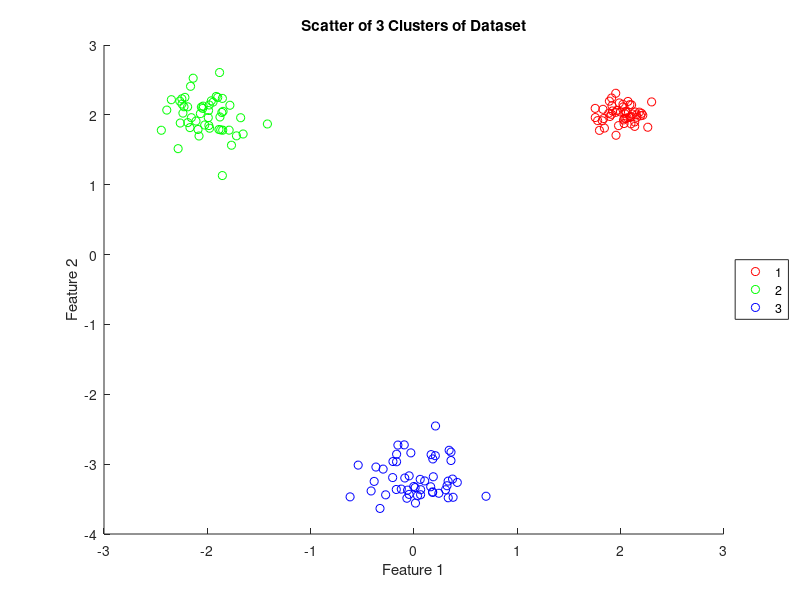

This figure's MATLAB source: (Note: this script raises an error after producing the figure.)
% EC 414 - HW 4 - Spring 2020
% K-Means starter code
%Xinyuan Zhao

clear, clc, close all,

%% Generate Gaussian data (4.2a):
% Add code below:
R1 = mvnrnd([2;2],0.02*eye(2),50);
R2 = mvnrnd([-2;2],0.05*eye(2),50);
R3 = mvnrnd([0;-3.25],0.07*eye(2),50);
scatter(R1(:,1),R1(:,2),'r');
xlabel('Feature 1');
ylabel('Feature 2');
title('Scatter of 3 Clusters of Dataset');

hold on
scatter(R2(:,1),R2(:,2),'g');
scatter(R3(:,1),R3(:,2),'b');
legend('1','2','3','location','EastOutside');
hold off


%% Generate NBA data: (4.2e)
% Add code below:
[num,txt,raw] = xlsread('NBA_stats_2018_2019');
MPG = num(:,2);
PPG = num(:,4);
figure
scatter(MPG,PPG);
xlabel('MPG');
ylabel('PPG');
title('Scatter PPG Against MPG for NBA Players');
% HINT: readmatrix might be useful here

%% Problem 4.2(f): Generate Concentric Rings Dataset using
% sample_circle.m provided to you in the HW 4 folder on Blackboard.
[data_cc ,label_cc] = sample_circle( 3, [500;500;500] );
figure
gscatter(data_cc(:,1),data_cc(:,2),label_cc(:),'rgb');
xlabel('Feature X');
ylabel('Feature Y');
title('Scatter of Concentric Data');
%% K-Means implementation (4.2a)
% Add code below
DATA = [R1;R2;R3];
K = 3;
MU_init = [3,3;-4,-1;2,-4];

MU_previous = MU_init;
MU_current = MU_init;

% initializations
labels = ones(length(DATA),1);
converged = 0;
iteration = 0;
convergence_threshold = 0.025;
%Run k-means
while (converged==0)
    iteration = iteration + 1;
    fprintf('Iteration: %d\n',iteration)

    % CODE - Assignment Step - Assign each data observation to the cluster with the nearest mean:
    % Write code below here:
    d =[];
    for i = 1:K
        u = [MU_init(i,1),MU_init(i,2)].*ones(length(DATA),2);
        dtoi = (DATA(:,1)-u(:,1)).^2 + (DATA(:,2)-u(:,2)).^2;
        d = [d,dtoi];
    end
    
    [dd,ii] = min(d,[],2);
    labels = ii';
        
    % CODE - Mean Updating - Update the cluster means
    % Write code below here:
    MU_previous = MU_current;
    clusters = zeros(K,2);
    for z = 1:K
        c = zeros(K);
        for j = 1:length(labels)
            if labels(j) == z
                clusters(z,1) = clusters(z,1)+DATA(j,1);
                clusters(z,2) = clusters(z,2)+DATA(j,2);
                c(z) = c(z)+1;
               
            end
        end
        clusters(z,1) = clusters(z,1)/c(z);
        clusters(z,2) = clusters(z,2)/c(z);
    end
    MU_current = clusters;

            
            
    %CODE 4 - Check for convergence 
    % Write code below here:
    conv = mean(mean(MU_current-MU_previous));
    if (conv < convergence_threshold)
        converged=1;
    end
    
    % CODE 5 - Plot clustering results if converged:
    % Write code below here:
    if (converged == 1)
        fprintf('\nConverged.\n')
        
        figure
        gscatter(DATA(:,1),DATA(:,2),labels','rgb');
        xlabel('Feature 1');
        ylabel('Feature 2');
        title('Scatter Dataset Tested by K-means');
        legend('1','2','3','location','EastOutside');
        
        
        %If converged, get WCSS metric
        % Add code below
        D_wcss=zeros(1,K);
        for i2 = 1:K
            for j2 = 1:length(labels)
                if labels(j2) == i2
                    D_wcss(1,i2) = D_wcss(1,i2)+((DATA(j2,1)-MU_current(i2,1)).^2 ... 
                        + (DATA(j2,2)-MU_current(i2,2)).^2);

                end
            end
        end
        
        WCSS = sum(D_wcss);
    end
end
    
    %%%%%%%%%%%%%%%%%%%%%%%%%%%%%%%%%%%%%%%%%%%%%%%%

%% Check different Initialization (4.2b)
% Add code below
MU_init = [-0.14,2.61;3.15,-0.84;-3.28,-1.58];

MU_previous = MU_init;
MU_current = MU_init;

% initializations
labels = ones(length(DATA),1);
converged = 0;
iteration = 0;
convergence_threshold = 0.025;
%Run k-means
while (converged==0)
    iteration = iteration + 1;
    fprintf('Iteration: %d\n',iteration)

    % CODE - Assignment Step - Assign each data observation to the cluster with the nearest mean:
    % Write code below here:
    d =[];
    for i = 1:K
        u = [MU_init(i,1),MU_init(i,2)].*ones(length(DATA),2);
        dtoi = (DATA(:,1)-u(:,1)).^2 + (DATA(:,2)-u(:,2)).^2;
        d = [d,dtoi];
    end
    
    [dd,ii] = min(d,[],2);
    labels = ii';
        
    % CODE - Mean Updating - Update the cluster means
    % Write code below here:
    MU_previous = MU_current;
    clusters = zeros(K,2);
    for z = 1:K
        c = zeros(K);
        for j = 1:length(labels)
            if labels(j) == z
                clusters(z,1) = clusters(z,1)+DATA(j,1);
                clusters(z,2) = clusters(z,2)+DATA(j,2);
                c(z) = c(z)+1;
               
            end
        end
        clusters(z,1) = clusters(z,1)/c(z);
        clusters(z,2) = clusters(z,2)/c(z);
    end
    MU_current = clusters;

            
            
    %CODE 4 - Check for convergence 
    % Write code below here:
    conv = mean(mean(MU_current-MU_previous));
    if (conv < convergence_threshold)
        converged=1;
    end
    
    % CODE 5 - Plot clustering results if converged:
    % Write code below here:
    if (converged == 1)
        fprintf('\nConverged.\n')
        
        figure
        gscatter(DATA(:,1),DATA(:,2),labels','rgb');
        xlabel('Feature 1');
        ylabel('Feature 2');
        title('Test of Different Initialization K-means');
        legend('1','2','3','location','EastOutside');
        
        
        %If converged, get WCSS metric
        % Add code below
        D_wcss=zeros(1,K);
        for i2 = 1:K
            for j2 = 1:length(labels)
                if labels(j2) == i2
                    D_wcss(1,i2) = D_wcss(1,i2)+((DATA(j2,1)-MU_current(i2,1)).^2 ... 
                        + (DATA(j2,2)-MU_current(i2,2)).^2);

                end
            end
        end
        
        WCSS2 = sum(D_wcss);
    end
end

%Observation: For this initialization, clusters 1 and 2 converged to the
%same cluster, which is not desired. Compared to WCSS of part a which is
%11.8, WCSS for this initialization is 405. As the initial u2 is too far
%away from actual dataset, the k-means algorithm fails to converge
%correctly. This algorithm is very sensitive to initial centers.

%% Random Initializations (4.2c)
DATA = [R1;R2;R3];
K = 3;
WCSS_random = zeros(1,10);
labels = ones(length(DATA),10);
%Run k-means for 10 times at random
for r = 1:10
    MU_init = ones(3,2);
    MU_init(1,:) = [3,3].*rand(1,2);
    MU_init(2,:) = [-3,3].*rand(1,2);
    MU_init(3,:) = [1,-3].*rand(1,2);
    

    MU_previous = MU_init;
    MU_current = MU_init;

    % initializations
    
    converged = 0;
    iteration = 0;
    convergence_threshold = 0.025;

    while (converged==0)
        iteration = iteration + 1;
        fprintf('Iteration: %d\n',iteration)

        % CODE - Assignment Step - Assign each data observation to the cluster with the nearest mean:
        % Write code below here:
        d =[];
        for i = 1:K
            u = [MU_init(i,1),MU_init(i,2)].*ones(length(DATA),2);
            dtoi = (DATA(:,1)-u(:,1)).^2 + (DATA(:,2)-u(:,2)).^2;
            d = [d,dtoi];
        end

        [dd,ii] = min(d,[],2);
        labels(:,r) = ii';

        % CODE - Mean Updating - Update the cluster means
        % Write code below here:
        MU_previous = MU_current;
        clusters = zeros(K,2);
        for z = 1:K
            c = zeros(K);
            for j = 1:length(labels(:,1))
                if labels(j,r) == z
                    clusters(z,1) = clusters(z,1)+DATA(j,1);
                    clusters(z,2) = clusters(z,2)+DATA(j,2);
                    c(z) = c(z)+1;

                end
            end
            clusters(z,1) = clusters(z,1)/c(z);
            clusters(z,2) = clusters(z,2)/c(z);
        end
        MU_current = clusters;



        %CODE 4 - Check for convergence 
        % Write code below here:
        conv = mean(mean(MU_current-MU_previous));
        if (conv < convergence_threshold)
            converged=1;
        end

        % CODE 5 - Plot clustering results if converged:
        % Write code below here:
        if (converged == 1)
            fprintf('\nConverged.\n')
            %If converged, get WCSS metric
            % Add code below
            D_wcss=zeros(1,K);
            for i2 = 1:K
                for j2 = 1:length(labels(:,1))
                    if labels(j2,r) == i2
                        D_wcss(1,i2) = D_wcss(1,i2)+((DATA(j2,1)-MU_current(i2,1)).^2 ... 
                            + (DATA(j2,2)-MU_current(i2,2)).^2);

                    end
                end
            end
        end
    end
    WCSS_random(r) = sum(D_wcss);
end
[mini,ind] = min(WCSS_random);
figure
gscatter(DATA(:,1),DATA(:,2),labels(:,ind)','rgb');
xlabel('Feature 1');
ylabel('Feature 2');
title(['Best of Random Init: WCSS = ',num2str(mini),' ']);
legend('1','2','3','location','EastOutside');

%% Choose K (4.2d)
DATA = [R1;R2;R3];
K = [2,3,4,5,6,7,8,9,10];
WCSS_k = zeros(1,9);
%Run Random k-means for 9 times
for ik = 1:length(K)
    K_val = K(ik);
    WCSS_random = zeros(1,10);
    labels = ones(length(DATA),10);
    for r = 1:10
        MU_init = [6,7].*rand(K_val,2);
        MU_init(:,1) = MU_init(:,1)+((-3)*ones(K_val,1));
        MU_init(:,2) = MU_init(:,2)+((-4)*ones(K_val,1));
        


        MU_previous = MU_init;
        MU_current = MU_init;

        % initializations

        converged = 0;
        iteration = 0;
        convergence_threshold = 0.025;

        while (converged==0)
            iteration = iteration + 1;
            fprintf('Iteration: %d\n',iteration)

            % CODE - Assignment Step - Assign each data observation to the cluster with the nearest mean:
            % Write code below here:
            d =[];
            for i = 1:K_val
                u = [MU_init(i,1),MU_init(i,2)].*ones(length(DATA),2);
                dtoi = (DATA(:,1)-u(:,1)).^2 + (DATA(:,2)-u(:,2)).^2;
                d = [d,dtoi];
            end

            [dd,ii] = min(d,[],2);
            labels(:,r) = ii';

            % CODE - Mean Updating - Update the cluster means
            % Write code below here:
            MU_previous = MU_current;
            clusters = zeros(K_val,2);
            for z = 1:K_val
                c = zeros(K_val);
                for j = 1:length(labels(:,1))
                    if labels(j,r) == z
                        clusters(z,1) = clusters(z,1)+DATA(j,1);
                        clusters(z,2) = clusters(z,2)+DATA(j,2);
                        c(z) = c(z)+1;

                    end
                end
                clusters(z,1) = clusters(z,1)/c(z);
                clusters(z,2) = clusters(z,2)/c(z);
            end
            MU_current = clusters;



            %CODE 4 - Check for convergence 
            % Write code below here:
            conv = max(max(MU_current-MU_previous));
            if (conv < convergence_threshold)
                converged=1;
            end

            % CODE 5 - Plot clustering results if converged:
            % Write code below here:
            if (converged == 1)
                fprintf('\nConverged.\n')
                %If converged, get WCSS metric
                % Add code below
                D_wcss=zeros(1,K_val);
                for i2 = 1:K_val
                    for j2 = 1:length(labels(:,1))
                        if labels(j2,r) == i2
                            D_wcss(1,i2) = D_wcss(1,i2)+((DATA(j2,1)-MU_current(i2,1)).^2 ... 
                                + (DATA(j2,2)-MU_current(i2,2)).^2);

                        end
                    end
                end
            end
        end
        WCSS_random(r) = sum(D_wcss);
    end
    WCSS_k(ik) = min(WCSS_random);
end
figure
plot(K,WCSS_k);
xlabel('Value of K');
ylabel('WCSS(K)');
title('Plot of WCSS against K from 2-10');

%Observation: From this plot, we can see that the elbow occurs at k=3,
%which means k=3 is the best choice for minimizing WCSS. This choice of k
%matches the number of clusters in the training dataset.

%% NBA Stats (4.2e)
NBA_data = [MPG,PPG];
K = 10;
WCSS_random = zeros(1,10);
labels = ones(length(NBA_data(:,1)),10);
%Run k-means for 10 times at random
for r = 1:10
    MU_init = 40*rand(10,2);
    

    MU_previous = MU_init;
    MU_current = MU_init;

    % initializations
    
    converged = 0;
    iteration = 0;
    convergence_threshold = 0.000001;

    while (converged==0)
        iteration = iteration + 1;
        fprintf('Iteration: %d\n',iteration)

        % CODE - Assignment Step - Assign each data observation to the cluster with the nearest mean:
        % Write code below here:
        d =[];
        for i = 1:K
            u = [MU_init(i,1),MU_init(i,2)].*ones(length(NBA_data(:,1)),2);
            dtoi = (NBA_data(:,1)-u(:,1)).^2 + (NBA_data(:,2)-u(:,2)).^2;
            d = [d,dtoi];
        end

        [dd,ii] = min(d,[],2);
        labels(:,r) = ii';

        % CODE - Mean Updating - Update the cluster means
        % Write code below here:
        MU_previous = MU_current;
        clusters = zeros(K,2);
        for z = 1:K
            c = zeros(K);
            for j = 1:length(labels(:,1))
                if labels(j,r) == z
                    clusters(z,1) = clusters(z,1)+NBA_data(j,1);
                    clusters(z,2) = clusters(z,2)+NBA_data(j,2);
                    c(z) = c(z)+1;

                end
            end
            clusters(z,1) = clusters(z,1)/c(z);
            clusters(z,2) = clusters(z,2)/c(z);
        end
        MU_current = clusters;



        %CODE 4 - Check for convergence 
        % Write code below here:
        conv = max(max(MU_current-MU_previous));
        if (conv < convergence_threshold)
            converged=1;
        end

        % CODE 5 - Plot clustering results if converged:
        % Write code below here:
        if (converged == 1)
            fprintf('\nConverged.\n')
            %If converged, get WCSS metric
            % Add code below
            D_wcss=zeros(1,K);
            for i2 = 1:K
                for j2 = 1:length(labels(:,1))
                    if labels(j2,r) == i2
                        D_wcss(1,i2) = D_wcss(1,i2)+((NBA_data(j2,1)-MU_current(i2,1)).^2 ... 
                            + (NBA_data(j2,2)-MU_current(i2,2)).^2);

                    end
                end
            end
        end
    end
    WCSS_random(r) = sum(D_wcss);
end
[mini,ind] = min(WCSS_random);
figure
gscatter(NBA_data(:,1),NBA_data(:,2),labels(:,ind)');
xlabel('MPG');
ylabel('PPG');
title(['Best of Random Init: WCSS = ',num2str(mini),' ']);

%% Concentric Data (4.2f)
K = 3;
WCSS_random = zeros(1,10);
labels = ones(length(data_cc(:,1)),10);
%Run k-means for 10 times at random
for r = 1:10
    MU_init = 4*rand(3,2);
    

    MU_previous = MU_init;
    MU_current = MU_init;

    % initializations
    
    converged = 0;
    iteration = 0;
    convergence_threshold = 0.025;

    while (converged==0)
        iteration = iteration + 1;
        fprintf('Iteration: %d\n',iteration)

        % CODE - Assignment Step - Assign each data observation to the cluster with the nearest mean:
        % Write code below here:
        d =[];
        for i = 1:K
            u = [MU_init(i,1),MU_init(i,2)].*ones(length(data_cc(:,1)),2);
            dtoi = (data_cc(:,1)-u(:,1)).^2 + (data_cc(:,2)-u(:,2)).^2;
            d = [d,dtoi];
        end

        [dd,ii] = min(d,[],2);
        labels(:,r) = ii';

        % CODE - Mean Updating - Update the cluster means
        % Write code below here:
        MU_previous = MU_current;
        clusters = zeros(K,2);
        for z = 1:K
            c = zeros(K);
            for j = 1:length(labels(:,1))
                if labels(j,r) == z
                    clusters(z,1) = clusters(z,1)+data_cc(j,1);
                    clusters(z,2) = clusters(z,2)+data_cc(j,2);
                    c(z) = c(z)+1;

                end
            end
            clusters(z,1) = clusters(z,1)/c(z);
            clusters(z,2) = clusters(z,2)/c(z);
        end
        MU_current = clusters;



        %CODE 4 - Check for convergence 
        % Write code below here:
        conv = max(max(MU_current-MU_previous));
        if (conv < convergence_threshold)
            converged=1;
        end

        % CODE 5 - Plot clustering results if converged:
        % Write code below here:
        if (converged == 1)
            fprintf('\nConverged.\n')
            %If converged, get WCSS metric
            % Add code below
            D_wcss=zeros(1,K);
            for i2 = 1:K
                for j2 = 1:length(labels(:,1))
                    if labels(j2,r) == i2
                        D_wcss(1,i2) = D_wcss(1,i2)+((data_cc(j2,1)-MU_current(i2,1)).^2 ... 
                            + (data_cc(j2,2)-MU_current(i2,2)).^2);

                    end
                end
            end
        end
    end
    WCSS_random(r) = sum(D_wcss);
end
[mini,ind] = min(WCSS_random);
figure
gscatter(data_cc(:,1),data_cc(:,2),labels(:,ind)');
xlabel('Feature X');
ylabel('Feature Y');
title(['Best of Random Init: WCSS = ',num2str(mini),' ']);

%Observation: As we can see from 4.2e and 4.2f, K-means clustering fails to
%find meaningful clusters if data is linear or concentric. The WCSSs of
%these kinds of data are very high. So we can only use this algorithm for
%spherical datas.

